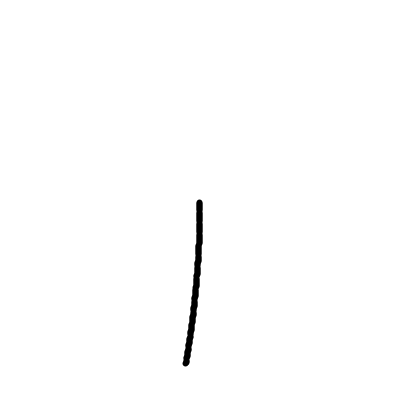
Frame 1 (no input)
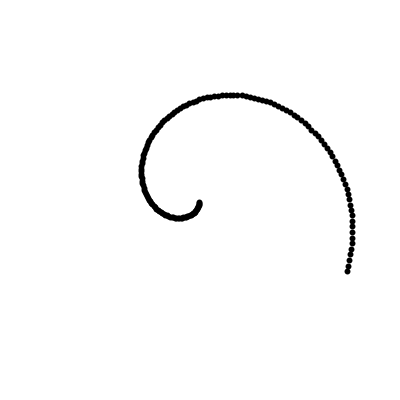
Frame 60 (the mouse pressed at the canvas centre just before this capture)
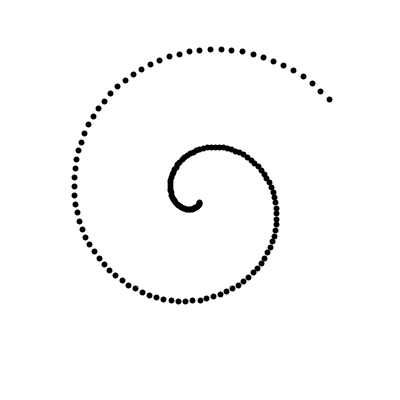
Frame 120 (the mouse held since frame 60 and released just before this capture)

The Processing sketch that drew these frames (run headless with seeded random() and noise(); from frame 60 on, the mouse is pressed at the canvas centre):

// Processing sketch: circledots
// ── circledots.pde

// Copyright Lesmana Zimmer lesmana@gmx.de
// Licensed under WTFPL version 2
// http://www.wtfpl.net/about/

void setup() {
  size(400, 400);
  stroke(0);
  strokeWeight(6);
}

void draw() {
  background(255);
  translate(width / 2, height / 2);
  for(int i = 2; i < 150; i++) {
    rotate(radians(frameCount / 30.0));
    point(0, i * 1.1);
  }
}
